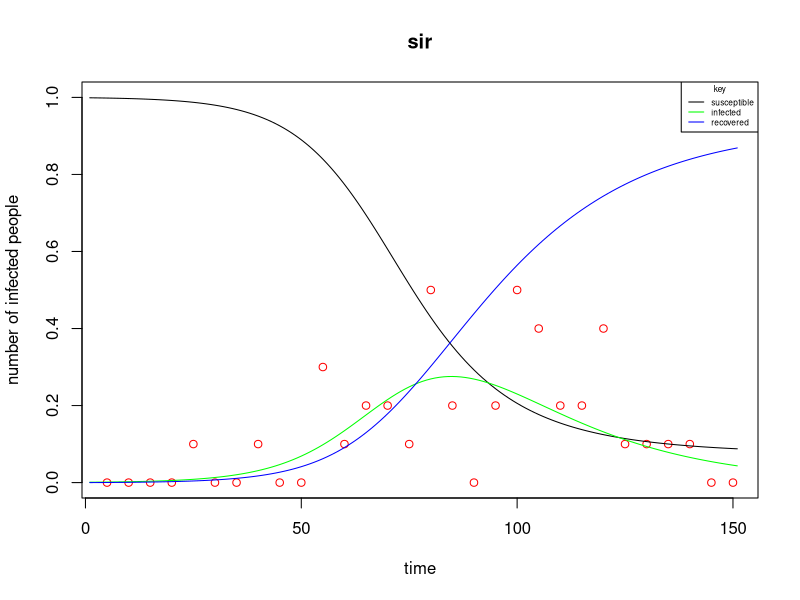

This figure's R source:
library(deSolve) 
library(dplyr) 
rm(list = ls())

set.seed(123)


#Initial state parameters 
initial_state <- c(S=999/1000, I=1/1000, R=0) 


#parameters answer: 0.14669257 0.05299332
params<- c(0.14,0.05) 
t<- seq(0,150,by= 1) 
#times 
timeValues <- seq(5,150,by=5)


SIR_odes <- function (t,x,parms){ 
  S <- x[1] 
  I <- x[2]
  R <- x[3]  
  beta <- parms[1] 
  gamma <- parms[2] 
  dS <- -beta*S*I 
  dI <- beta*S*I - gamma*I 
  dR <- gamma*I 
  list(c(dS,dI,dR))
} 

odeFunc <- function(parms){
  #running model 
  df_Model <- as.data.frame(ode(y = initial_state, 
                                times = t, func = SIR_odes, parms = params))
  return(df_Model)
} 

df <- odeFunc(params)

#sample size of people that were looked at 
sample_size <- 10 


SimDataFunc <- function(parms){  
  beta <- parms[1] 
  gamma <- parms[2] 
  results <- as.data.frame(ode(y = initial_state, 
                               times = t, func = SIR_odes, parms =c(beta = beta, gamma = gamma)))  
  MaxLike <- results %>%
    filter(time %in% timeValues) %>% 
    mutate(sample_size = sample_size, InfectedProb = I/(S+I+R), 
           NumInf= rbinom(n(),10,InfectedProb),fracInf = NumInf/sample_size)
  
  return(MaxLike) 
  
}  

SimData <- SimDataFunc(params)


#loglhood fn 
logLhoodfunc <- function(parms){
  results <- as.data.frame(ode(y = initial_state, times = t, func = SIR_odes, parms = parms))
  fit_data <- results %>%
    filter(time %in% timeValues) %>%
    mutate(InfectedProb = I / (S + I + R))
  
  # Merge with observed SimData
  merged <- SimData %>%
    mutate(time = as.numeric(time)) %>%
    left_join(fit_data, by = "time") %>%
    mutate(loglike = dbinom(NumInf, sample_size, InfectedProb.y, log = TRUE))
  
  return(-sum(merged$loglike))
}
logLhoodfunc(params)

#creating another fxn for optim  

print(optim(par = params, fn = logLhoodfunc, method = "Nelder-Mead"))


plot(x =SimData$time, y= SimData$fracInf, type = 'p', col = 'red', ylim = c(0,1), main = 'sir', xlab = 'time', ylab = 'number of infected people')
lines(x = df$S , type = 'l', col= 'black') 
lines(x = df$I, type = 'l', col= 'green')
lines(x = df$R,  type = 'l', col = 'blue')  
legend("topright", title="key", legend=c("susceptible", "infected", "recovered"), 
       col = c("black","green", "blue"), cex = 0.5,
       lty=c(1,1,1)) 
